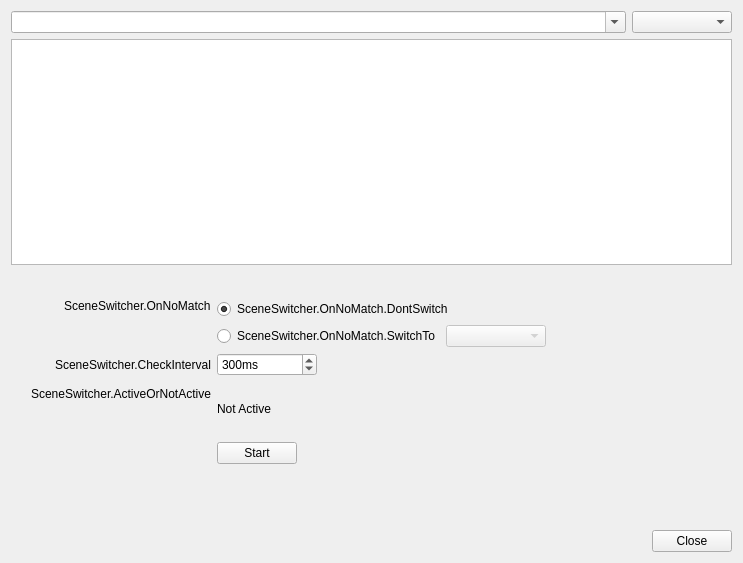
<?xml version="1.0" encoding="UTF-8"?>
<ui version="4.0">
 <class>SceneSwitcher</class>
 <widget class="QDialog" name="SceneSwitcher">
  <property name="geometry">
   <rect>
    <x>0</x>
    <y>0</y>
    <width>743</width>
    <height>563</height>
   </rect>
  </property>
  <property name="windowTitle">
   <string>SceneSwitcher</string>
  </property>
  <layout class="QVBoxLayout" name="verticalLayout">
   <item>
    <layout class="QHBoxLayout" name="horizontalLayout">
     <item>
      <widget class="QComboBox" name="windows">
       <property name="editable">
        <bool>true</bool>
       </property>
       <property name="maxVisibleItems">
        <number>20</number>
       </property>
      </widget>
     </item>
     <item>
      <widget class="QComboBox" name="scenes">
       <property name="sizePolicy">
        <sizepolicy hsizetype="Maximum" vsizetype="Fixed">
         <horstretch>0</horstretch>
         <verstretch>0</verstretch>
        </sizepolicy>
       </property>
       <property name="minimumSize">
        <size>
         <width>100</width>
         <height>0</height>
        </size>
       </property>
      </widget>
     </item>
    </layout>
   </item>
   <item>
    <widget class="QListWidget" name="switches">
     <property name="sizePolicy">
      <sizepolicy hsizetype="Expanding" vsizetype="Expanding">
       <horstretch>0</horstretch>
       <verstretch>0</verstretch>
      </sizepolicy>
     </property>
     <property name="sortingEnabled">
      <bool>true</bool>
     </property>
    </widget>
   </item>
   <item>
    <layout class="QHBoxLayout" name="horizontalLayout_2">
     <property name="spacing">
      <number>4</number>
     </property>
     <item>
      <widget class="QPushButton" name="add">
       <property name="maximumSize">
        <size>
         <width>22</width>
         <height>22</height>
        </size>
       </property>
       <property name="flat">
        <bool>true</bool>
       </property>
       <property name="themeID" stdset="0">
        <string notr="true">addIconSmall</string>
       </property>
      </widget>
     </item>
     <item>
      <widget class="QPushButton" name="remove">
       <property name="maximumSize">
        <size>
         <width>22</width>
         <height>22</height>
        </size>
       </property>
       <property name="flat">
        <bool>true</bool>
       </property>
       <property name="themeID" stdset="0">
        <string notr="true">removeIconSmall</string>
       </property>
      </widget>
     </item>
     <item>
      <spacer name="horizontalSpacer">
       <property name="orientation">
        <enum>Qt::Horizontal</enum>
       </property>
       <property name="sizeHint" stdset="0">
        <size>
         <width>40</width>
         <height>20</height>
        </size>
       </property>
      </spacer>
     </item>
    </layout>
   </item>
   <item>
    <layout class="QFormLayout" name="formLayout">
     <property name="fieldGrowthPolicy">
      <enum>QFormLayout::ExpandingFieldsGrow</enum>
     </property>
     <property name="labelAlignment">
      <set>Qt::AlignRight|Qt::AlignTop|Qt::AlignTrailing</set>
     </property>
     <item row="0" column="0">
      <widget class="QLabel" name="label">
       <property name="sizePolicy">
        <sizepolicy hsizetype="Preferred" vsizetype="Expanding">
         <horstretch>0</horstretch>
         <verstretch>0</verstretch>
        </sizepolicy>
       </property>
       <property name="text">
        <string>SceneSwitcher.OnNoMatch</string>
       </property>
       <property name="alignment">
        <set>Qt::AlignLeading|Qt::AlignLeft|Qt::AlignTop</set>
       </property>
      </widget>
     </item>
     <item row="0" column="1">
      <layout class="QVBoxLayout" name="verticalLayout_2">
       <item>
        <widget class="QRadioButton" name="noMatchDontSwitch">
         <property name="text">
          <string>SceneSwitcher.OnNoMatch.DontSwitch</string>
         </property>
         <property name="checked">
          <bool>true</bool>
         </property>
        </widget>
       </item>
       <item>
        <layout class="QHBoxLayout" name="horizontalLayout_3">
         <item>
          <widget class="QRadioButton" name="noMatchSwitch">
           <property name="text">
            <string>SceneSwitcher.OnNoMatch.SwitchTo</string>
           </property>
          </widget>
         </item>
         <item>
          <widget class="QComboBox" name="noMatchSwitchScene">
           <property name="enabled">
            <bool>false</bool>
           </property>
           <property name="minimumSize">
            <size>
             <width>100</width>
             <height>0</height>
            </size>
           </property>
          </widget>
         </item>
        </layout>
       </item>
      </layout>
     </item>
     <item row="1" column="0">
      <widget class="QLabel" name="label_2">
       <property name="text">
        <string>SceneSwitcher.CheckInterval</string>
       </property>
       <property name="buddy">
        <cstring>checkInterval</cstring>
       </property>
      </widget>
     </item>
     <item row="1" column="1">
      <widget class="QSpinBox" name="checkInterval">
       <property name="minimumSize">
        <size>
         <width>100</width>
         <height>0</height>
        </size>
       </property>
       <property name="suffix">
        <string notr="true">ms</string>
       </property>
       <property name="minimum">
        <number>50</number>
       </property>
       <property name="maximum">
        <number>20000</number>
       </property>
       <property name="value">
        <number>300</number>
       </property>
      </widget>
     </item>
     <item row="2" column="0">
      <widget class="QLabel" name="label_4">
       <property name="text">
        <string>SceneSwitcher.ActiveOrNotActive</string>
       </property>
      </widget>
     </item>
     <item row="3" column="0">
      <spacer name="horizontalSpacer_2">
       <property name="orientation">
        <enum>Qt::Horizontal</enum>
       </property>
       <property name="sizeHint" stdset="0">
        <size>
         <width>200</width>
         <height>20</height>
        </size>
       </property>
      </spacer>
     </item>
     <item row="3" column="1">
      <widget class="QPushButton" name="toggleStartButton">
       <property name="text">
        <string>Start</string>
       </property>
      </widget>
     </item>
     <item row="4" column="1">
      <spacer name="verticalSpacer">
       <property name="orientation">
        <enum>Qt::Vertical</enum>
       </property>
       <property name="sizeType">
        <enum>QSizePolicy::Preferred</enum>
       </property>
       <property name="sizeHint" stdset="0">
        <size>
         <width>20</width>
         <height>40</height>
        </size>
       </property>
      </spacer>
     </item>
     <item row="2" column="1">
      <widget class="QLabel" name="pluginRunningText">
       <property name="text">
        <string notr="true">Not Active</string>
       </property>
      </widget>
     </item>
    </layout>
   </item>
   <item alignment="Qt::AlignRight">
    <widget class="QPushButton" name="close">
     <property name="text">
      <string>Close</string>
     </property>
    </widget>
   </item>
  </layout>
 </widget>
 <resources/>
 <connections>
  <connection>
   <sender>noMatchSwitch</sender>
   <signal>toggled(bool)</signal>
   <receiver>noMatchSwitchScene</receiver>
   <slot>setEnabled(bool)</slot>
   <hints>
    <hint type="sourcelabel">
     <x>286</x>
     <y>347</y>
    </hint>
    <hint type="destinationlabel">
     <x>483</x>
     <y>352</y>
    </hint>
   </hints>
  </connection>
 </connections>
</ui>
